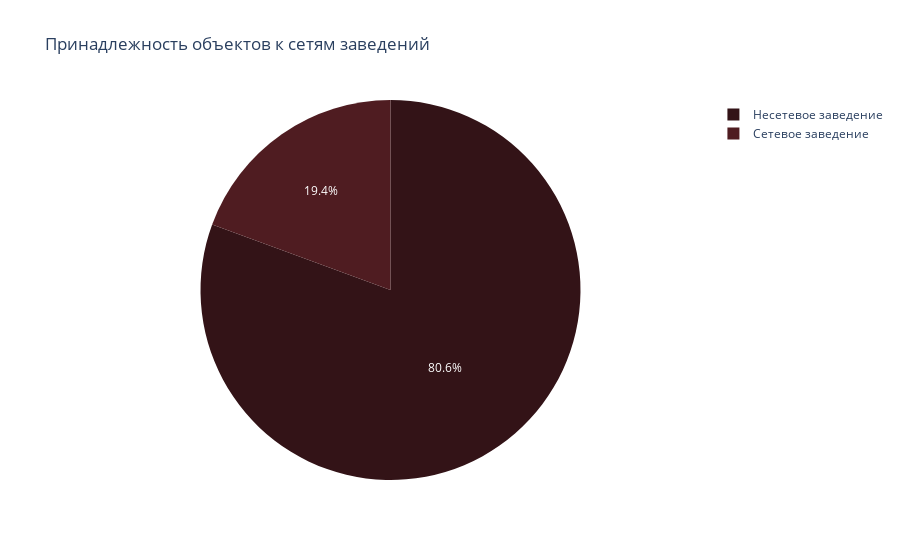

The notebook cell saved with this chart:
### Code cell
name = ['Сетевое заведение', 'Несетевое заведение']

fig = px.pie(values=is_chain_rest['number'],
             names=name,
             color_discrete_sequence=px.colors.sequential.solar,
            title='Принадлежность объектов к сетям заведений')
fig.show()

### Figure 1 — Plotly figure (JSON) as saved in the notebook; plotly's stock layout.template omitted (floating-point values rounded to 4 significant figures)
{"data": [{"domain": {"x": [0, 1], "y": [0, 1]}, "hovertemplate": "label=%{label}<br>value=%{value}<extra></extra>", "labels": ["Сетевое заведение", "Несетевое заведение"], "legendgroup": "", "name": "", "showlegend": true, "type": "pie", "values": [2964, 12320]}], "layout": {"legend": {"tracegroupgap": 0}, "piecolorway": ["rgb(51, 19, 23)", "rgb(79, 28, 33)", "rgb(108, 36, 36)", "rgb(135, 47, 32)", "rgb(157, 66, 25)", "rgb(174, 88, 20)", "rgb(188, 111, 19)", "rgb(199, 137, 22)", "rgb(209, 164, 32)", "rgb(217, 192, 44)", "rgb(222, 222, 59)", "rgb(224, 253, 74)"], "title": {"text": "Принадлежность объектов к сетям заведений"}}}
